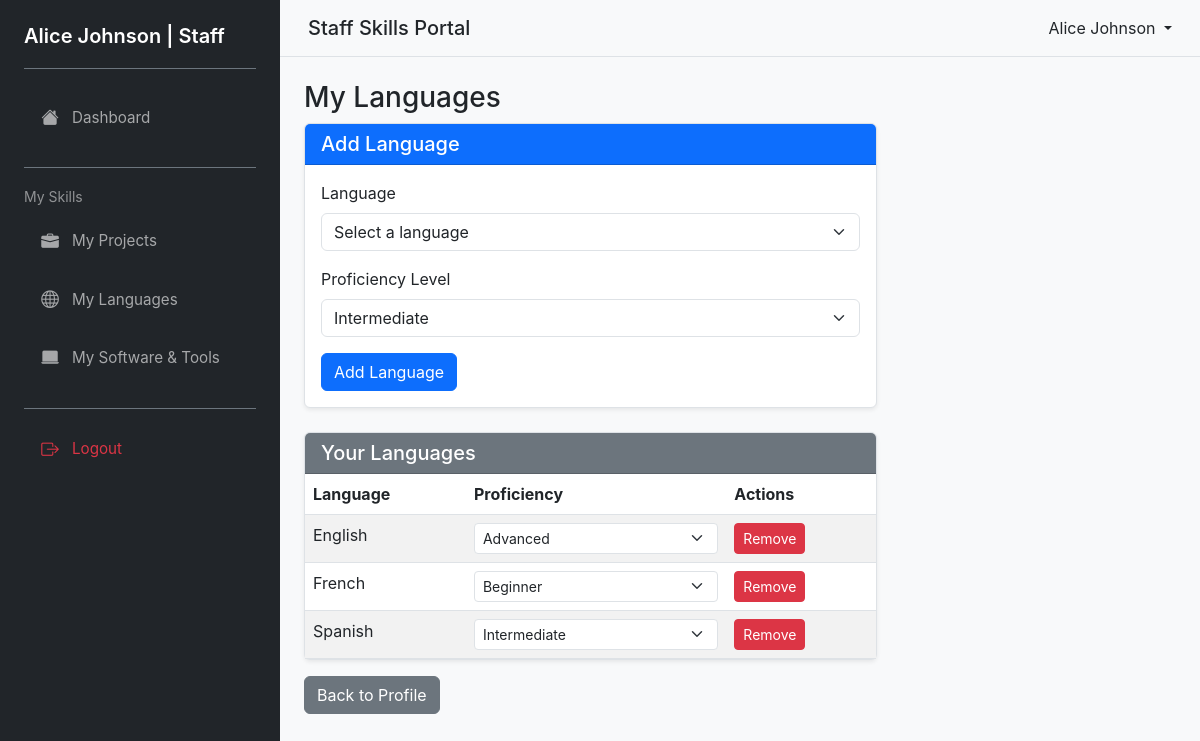
Screenshot of /pages/user_languages.php (signed in) with the database file from the repository.
### tables this page shows
CREATE TABLE IF NOT EXISTS user_languages (
  id INT AUTO_INCREMENT PRIMARY KEY,
  user_id INT NOT NULL,
  language_id INT NOT NULL,
  proficiency VARCHAR(50) NOT NULL DEFAULT 'Intermediate',
  created_at TIMESTAMP DEFAULT CURRENT_TIMESTAMP,
  UNIQUE KEY unique_user_language (user_id, language_id),
  FOREIGN KEY (user_id) REFERENCES users(id) ON DELETE CASCADE,
  FOREIGN KEY (language_id) REFERENCES languages(id) ON DELETE CASCADE
);

CREATE TABLE IF NOT EXISTS languages (
  id INT AUTO_INCREMENT PRIMARY KEY,
  name VARCHAR(100) NOT NULL UNIQUE,
  created_at TIMESTAMP DEFAULT CURRENT_TIMESTAMP
);

### pages/user_languages.php (the view, shortened to what this page needs)
<?php
require_once __DIR__ . '/../includes/header.php';
$pdo = getPDO();
$user_id = $_SESSION['user']['id'];
$userLangsWithIds = $pdo->prepare('SELECT ul.id, ul.language_id, l.name, ul.proficiency FROM user_languages ul JOIN languages l ON ul.language_id = l.id WHERE ul.user_id = ? ORDER BY l.name ASC');
$userLangsWithIds->execute([$user_id]);
$userLanguages = $userLangsWithIds->fetchAll();
?>
<div class="row">
    <div class="col-md-8">
        <h3>My Languages</h3>
        <div class="card mb-4">
            <div class="card-header bg-primary text-white">
                <h5 class="mb-0">Add Language</h5>
            </div>
            <div class="card-body">
                <form method="post">
                    <div class="mb-3">
                        <label class="form-label">Language</label>
                        <select class="form-select" name="language_id" required>
                            <option value="">Select a language</option>
                        </select>
                    </div>
                    <div class="mb-3">
                        <label class="form-label">Proficiency Level</label>
                        <select class="form-select" name="proficiency" required>
                            <option value="Intermediate" selected>Intermediate</option>
                        </select>
                    </div>
                    <button class="btn btn-primary">Add Language</button>
                </form>
            </div>
        </div>
        <div class="card">
            <div class="card-header bg-secondary text-white">
                <h5 class="mb-0">Your Languages</h5>
            </div>
            <div class="table-responsive">
                <table class="table table-striped mb-0">
                    <thead>
                        <tr>
                            <th>Language</th>
                            <th>Proficiency</th>
                            <th style="width: 150px;">Actions</th>
                        </tr>
                    </thead>
                    <tbody>
                        <?php if (count($userLanguages) > 0): ?>
                            <?php foreach ($userLanguages as $ul): ?>
                                <tr>
                                    <td><?php echo htmlspecialchars($ul['name']); ?></td>
                                    <td>
                                        <form method="post" style="display:inline;">
                                            <select name="proficiency" class="form-select form-select-sm" onchange="this.form.submit();">
                                                <option value="Beginner" <?php echo ($ul['proficiency'] === 'Beginner') ? 'selected' : ''; ?>>Beginner</option>
                                                <option value="Intermediate" <?php echo ($ul['proficiency'] === 'Intermediate') ? 'selected' : ''; ?>>Intermediate</option>
                                                <option value="Advanced" <?php echo ($ul['proficiency'] === 'Advanced') ? 'selected' : ''; ?>>Advanced</option>
                                            </select>
                                        </form>
                                    </td>
                                    <td>
                                        <form method="post" style="display:inline;" onsubmit="return confirm('Remove this language?');">
                                            <button type="submit" class="btn btn-sm btn-danger">Remove</button>
                                        </form>
                                    </td>
                                </tr>
                            <?php endforeach; ?>
                        <?php else: ?>
                            <tr><td colspan="3" class="text-center text-muted">No languages added yet.</td></tr>
                        <?php endif; ?>
                    </tbody>
                </table>
            </div>
        </div>
        <a href="<?php echo BASE_URL; ?>/pages/profile.php" class="btn btn-secondary mt-3">Back to Profile</a>
    </div>
</div>
<?php require_once __DIR__ . '/../includes/footer.php'; ?>

### assets/css/styles.css (style rules this page uses)
* { box-sizing: border-box; }
body { font-family: -apple-system, BlinkMacSystemFont, 'Segoe UI', 'Roboto', 'Oxygen', 'Ubuntu', 'Cantarell', 'Fira Sans', 'Droid Sans', 'Helvetica Neue', sans-serif; background-color: #f8f9fa; margin: 0; padding: 0; }
.card { border: 1px solid #dee2e6; box-shadow: 0 0.125rem 0.25rem rgba(0, 0, 0, 0.075); transition: all 0.3s ease; }
.table { margin-bottom: 0; border-collapse: collapse; }
.btn { transition: all 0.2s ease; }

### rows the page displays
user_languages: language.name "English", proficiency "Advanced"
user_languages: language.name "French", proficiency "Beginner"
user_languages: language.name "Spanish", proficiency "Intermediate"

### other values shown
$_SESSION['user']['full_names'] "Alice Johnson"
$_SESSION['user']['role_name'] "Staff"
